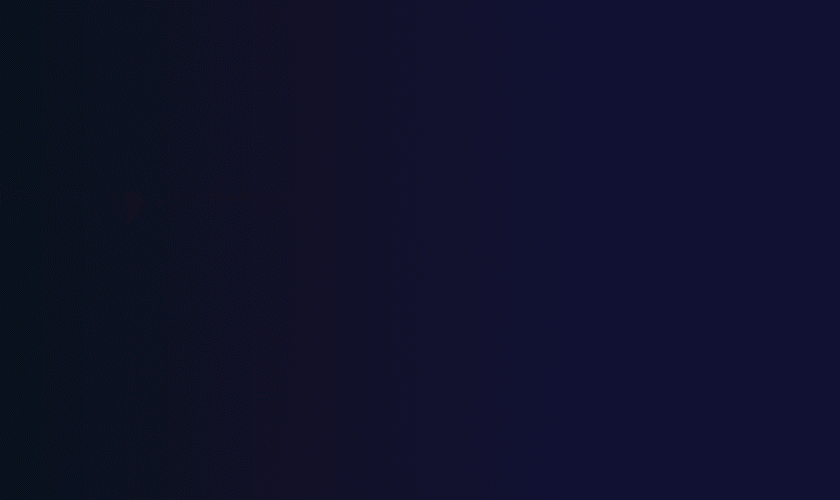
#> input picture vita/sce_sys/livearea/contents/bg.png, 840 x 500 px
$ python convert_icon.py ../vita/sce_sys/livearea/contents/bg.png out.png
#> lines starting #> are read from the running program, lines starting #| are printed output that depends on the picture
#!/usr/bin/env python3
"""Convert a PNG icon to 32x32 16-color BMP for NDS homebrew (ndstool)."""

import struct
import sys

try:
    from PIL import Image
except ImportError:
    print("Pillow is required: pip install Pillow")
    sys.exit(1)


def convert_icon(input_path, output_path="icon.bmp"):
#> called with input_path = '../vita/sce_sys/livearea/contents/bg.png', output_path = 'out.png'
    img = Image.open(input_path).convert("RGBA")

    # Resize to 32x32
    img = img.resize((32, 32), Image.LANCZOS)
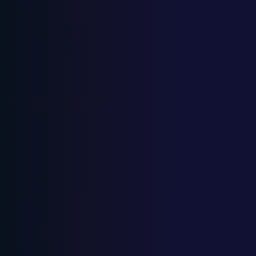
#> img: PIL image 32x32 RGBA (shown 8 times larger); mean R, G, B, A 15.4, 17, 43.3, 255

    # Quantize to 16 colors (4-bit)
    # Convert to RGB first (drop alpha), then quantize
    img_rgb = Image.new("RGB", img.size, (0, 0, 0))
#> img_rgb: PIL image 32x32 RGB; every value is 0
    img_rgb.paste(img, mask=img.split()[3] if img.mode == "RGBA" else None)
    img_indexed = img_rgb.quantize(colors=16, method=Image.MEDIANCUT)

    palette_data = img_indexed.getpalette()  # flat list: [R,G,B, R,G,B, ...]
#> palette_data = 48 values, max 51 at index 2, min 9 at index 45, mean 24.25
    pixels = list(img_indexed.getdata())
#> pixels = 1024 values, max 15 at index 0, min 0 at index 22, mean 5.64

    width, height = 32, 32

    # Build 16-color BMP palette (BGRA format, 64 bytes)
    palette = bytearray()
    for i in range(16):
        r = palette_data[i * 3]
        g = palette_data[i * 3 + 1]
        b = palette_data[i * 3 + 2]
        palette.extend([b, g, r, 0])
#> this loop made 16 passes
#> (r, b) on passes 1 to 12: (17, 51), (17, 50), (17, 48), (17, 47), (17, 46), (17, 44), (17, 43), (17, 41), (17, 40), (16, 39), (15, 37), (14, 36)

    # Build pixel data (4-bit, bottom-up row order)
    pixel_bytes = bytearray()
    for y in range(height - 1, -1, -1):  # BMP is bottom-up
        for x in range(0, width, 2):
            idx = y * width + x
            p1 = pixels[idx] & 0x0F
            p2 = pixels[idx + 1] & 0x0F
            pixel_bytes.append((p1 << 4) | p2)

    # BMP header: offset = 14 + 40 + 64 = 118
    data_offset = 118
    file_size = data_offset + len(pixel_bytes)
#> file_size = 630

    bmp_header = struct.pack('<2sIHHI',
        b'BM', file_size, 0, 0, data_offset)

    dib_header = struct.pack('<IIIHHIIIIII',
        40, width, height, 1, 4, 0,
        len(pixel_bytes), 0, 0, 16, 0)

    with open(output_path, 'wb') as f:
        f.write(bmp_header)
        f.write(dib_header)
        f.write(palette)
        f.write(pixel_bytes)

    print(f"Converted {input_path} -> {output_path}")
    print(f"  {width}x{height}, 16 colors, {file_size} bytes")
#|   32x32, 16 colors, 630 bytes


if __name__ == '__main__':
    src = sys.argv[1] if len(sys.argv) > 1 else "../client/icon.png"
    dst = sys.argv[2] if len(sys.argv) > 2 else "icon.bmp"
    convert_icon(src, dst)
